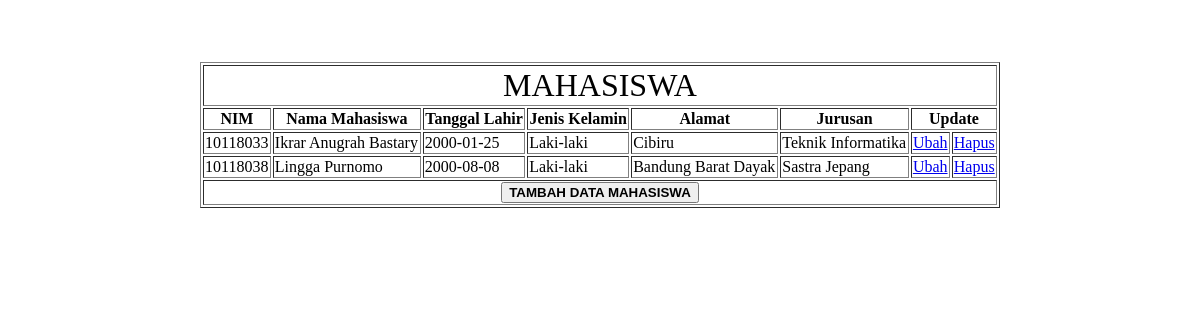
The app's page /10118033_Akademik/Mahasiswa.php with its own data.
### tables this page shows
CREATE TABLE `mahasiswa` (
  `nim` char(8) NOT NULL,
  `nama_mhs` varchar(30) DEFAULT NULL,
  `tgl_lahir` date DEFAULT NULL,
  `jk` enum('Laki-laki','Perempuan') NOT NULL,
  `alamat` varchar(50) DEFAULT NULL,
  `id_jurusan` int(3) NOT NULL
);

CREATE TABLE `jurusan` (
  `id_jurusan` int(3) NOT NULL,
  `nama_jurusan` varchar(30) DEFAULT NULL
);

### 10118033_Akademik/Mahasiswa.php (the view, shortened to what this page needs)
<?php
include_once("config.php");
$result = mysqli_query($mysqli, "SELECT * FROM mahasiswa JOIN jurusan ON mahasiswa.id_jurusan = jurusan.id_jurusan ORDER BY nim");
?>
<html>
<head>
<link href="CSS.css" rel="stylesheet" type="text/css">
</head>
<body background="Space.jpg">
<br><br><br>
<table class="li" background="white.png" align="center" border="1" width="800">
	<tr>
		<td colspan="8"><p class="Judul" align="center">MAHASISWA</p></td>
	</tr>
	<tr>
        <th>NIM</th> <th>Nama Mahasiswa</th> <th>Tanggal Lahir</th> <th>Jenis Kelamin</th> <th>Alamat</th> <th>Jurusan</th> <th colspan="2">Update</th>
    </tr>
    <?php
    while($user_data = mysqli_fetch_array($result)) {
        echo "<tr>";
		echo "<td>".$user_data['nim']."</td>";
        echo "<td>".$user_data['nama_mhs']."</td>";
        echo "<td>".$user_data['tgl_lahir']."</td>";
        echo "<td>".$user_data['jk']."</td>";
		echo "<td>".$user_data['alamat']."</td>";
		echo "<td>".$user_data['nama_jurusan']."</td>";
		echo "<td><a href='EditMhs.php?nim=$user_data[nim]'>Ubah</a></td>";
		echo "<td><a href='DeleteMhs.php?nim=$user_data[nim]'>Hapus</a></td></tr>";
    }
    ?>
	<tr>
		<td colspan="8" align="center"><a href="TambahMhs.php"><button><b>TAMBAH DATA MAHASISWA</b></button></a></td>
	</tr>
</table>
</body>
</html>

### 10118033_Akademik/CSS.css (style rules this page uses)
.Judul { font-family : Capture it; font-size : xx-large; }
.li { font-family : Calibri; }

### records on screen
mahasiswa: nim "10118033", nama_mhs "Ikrar Anugrah Bastary", tgl_lahir "2000-01-25", jk "Laki-laki", alamat "Cibiru", id_jurusan.nama_jurusan "Teknik Informatika"
mahasiswa: nim "10118038", nama_mhs "Lingga Purnomo", tgl_lahir "2000-08-08", jk "Laki-laki", alamat "Bandung Barat Dayak", id_jurusan.nama_jurusan "Sastra Jepang"
